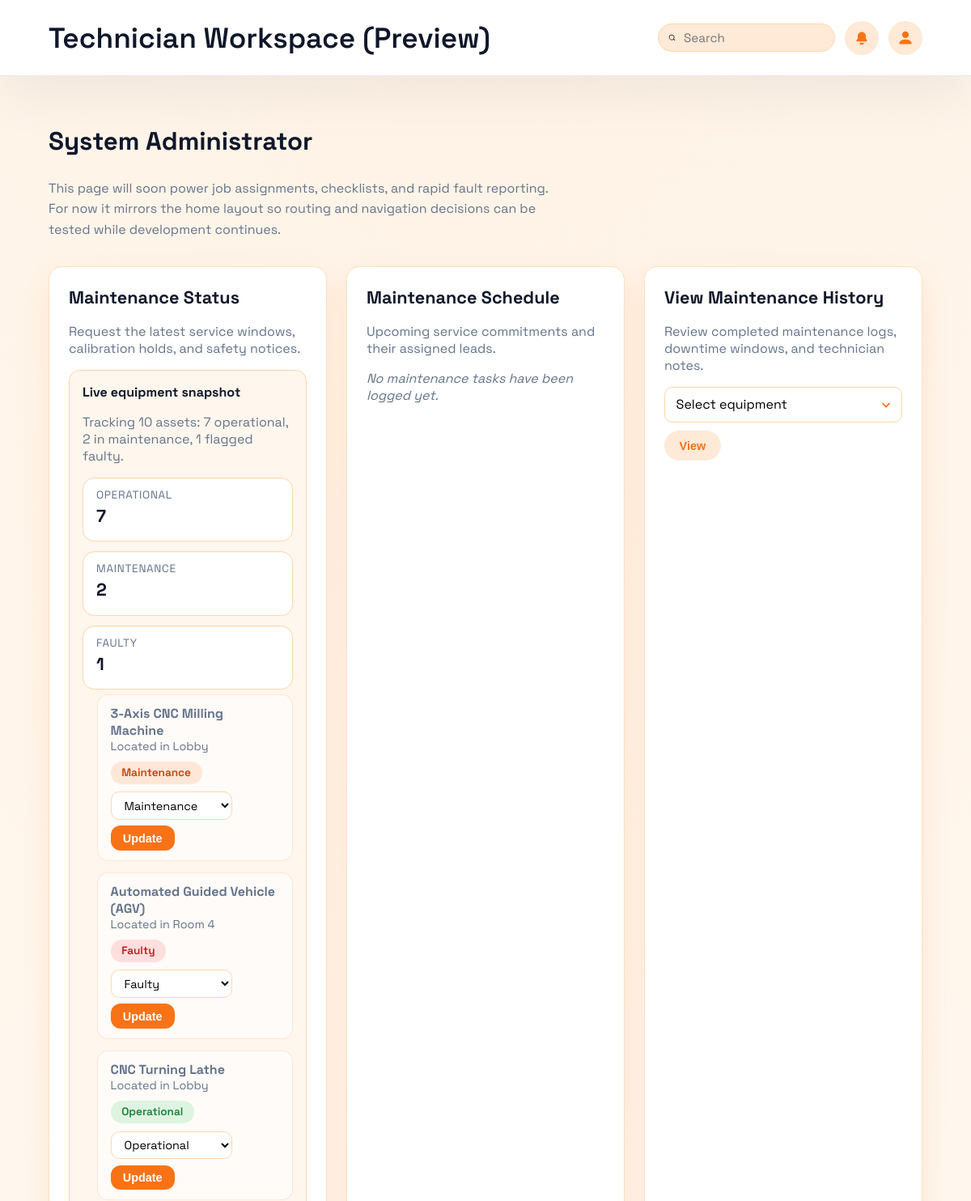
Before: /technician.php (signed in, upper part) with the older database file.
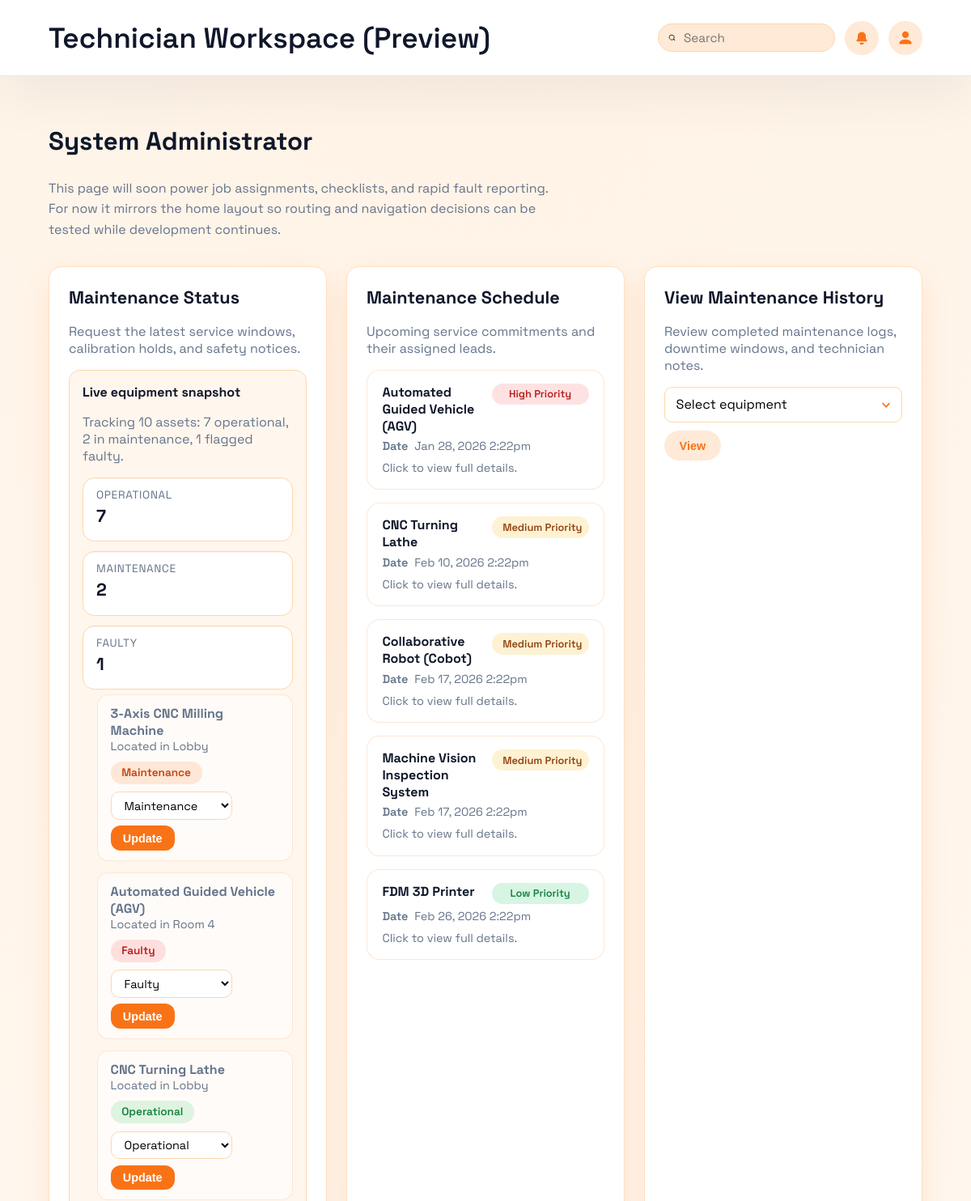
After: the same page with the newer database file.
### tables this page shows
CREATE TABLE `equipment` (
  `equipment_id` bigint(20) NOT NULL,
  `serial_no` varchar(80) DEFAULT NULL,
  `name` varchar(120) NOT NULL,
  `category` varchar(60) NOT NULL,
  `location` varchar(80) DEFAULT NULL,
  `manufacturer` varchar(80) DEFAULT NULL,
  `model` varchar(80) DEFAULT NULL,
  `risk_level` enum('low','medium','high') NOT NULL DEFAULT 'low',
  `current_status` enum('operational','maintenance','faulty') NOT NULL DEFAULT 'operational',
  `status_updated_at` datetime NOT NULL DEFAULT current_timestamp(),
  `status_updated_by` bigint(20) DEFAULT NULL,
  `notes` text DEFAULT NULL,
  `created_at` datetime NOT NULL DEFAULT current_timestamp(),
  `updated_at` datetime NOT NULL DEFAULT current_timestamp() ON UPDATE current_timestamp()
);

CREATE TABLE `maintenance_tasks` (
  `task_id` bigint(20) NOT NULL,
  `equipment_id` bigint(20) NOT NULL,
  `title` varchar(120) NOT NULL,
  `description` text DEFAULT NULL,
  `task_type` enum('preventive','corrective') NOT NULL DEFAULT 'corrective',
  `priority` enum('low','medium','high') NOT NULL DEFAULT 'medium',
  `status` enum('open','in_progress','done','cancelled') NOT NULL DEFAULT 'open',
  `manager_status` enum('submitted','approved','rejected') NOT NULL DEFAULT 'submitted',
  `manager_notes` text DEFAULT NULL,
  `manager_reviewed_by` bigint(20) DEFAULT NULL,
  `manager_reviewed_at` datetime DEFAULT NULL,
  `scheduled_for` datetime DEFAULT NULL,
  `assigned_to` bigint(20) DEFAULT NULL,
  `created_by` bigint(20) NOT NULL,
  `completed_at` datetime DEFAULT NULL,
  `created_at` datetime NOT NULL DEFAULT current_timestamp(),
  `updated_at` datetime NOT NULL DEFAULT current_timestamp() ON UPDATE current_timestamp()
);

### session.php (called while the page is built, shortened)
<?php
if (!function_exists('current_user')) {
	function current_user(): ?array
	{
		return [
			'user_id' => (int) ($_SESSION['user_id'] ?? 0),
			'admin_number' => (string) ($_SESSION['admin_number'] ?? ''),
			'role_id' => (int) ($_SESSION['role_id'] ?? 0),
			'role_name' => (string) ($_SESSION['role_name'] ?? ''),
			'full_name' => (string) ($_SESSION['full_name'] ?? ''),
		];
	}
}
if (!function_exists('require_login')) {
	function require_login(array $allowedRoles = []): array
	{
		$user = current_user();
		if (!empty($allowedRoles)) {
			$normalized = array_map(static function ($role): string {
				return strtolower(trim((string) $role));
			}, $allowedRoles);
			$currentRole = strtolower(trim((string) ($user['role_name'] ?? '')));
		}
		return $user;
	}
}

### technician.php (the view, shortened to what the changed rows need)
<?php
require_once __DIR__ . '/session.php';
require_once __DIR__ . '/db.php';
function build_equipment_status_snapshot(mysqli $conn): array
{
	$rows = [];
	$counts = [
		'operational' => 0,
		'maintenance' => 0,
		'faulty' => 0,
	];
	$result = mysqli_query(
		$conn,
		'SELECT equipment_id, name, location, current_status FROM equipment ORDER BY name ASC'
	);
	while ($row = mysqli_fetch_assoc($result)) {
		$status = (string) ($row['current_status'] ?? 'operational');
		$counts[$status]++;
		$rows[] = [
			'equipment_id' => (int) ($row['equipment_id'] ?? 0),
			'name' => trim((string) ($row['name'] ?? 'Unnamed equipment')),
			'location' => trim((string) ($row['location'] ?? '')),
			'current_status' => $status,
		];
	}
	$total = count($rows);
	$message = $total > 0
		? sprintf(
			'Tracking %d assets: %d operational, %d in maintenance, %d flagged faulty.',
			$total,
			(int) ($counts['operational'] ?? 0),
			(int) ($counts['maintenance'] ?? 0),
			(int) ($counts['faulty'] ?? 0)
		)
		: 'No equipment records were found.';
	return [
		'rows' => $rows,
		'counts' => $counts,
		'message' => $message,
		'error' => null,
	];
}
function fetch_upcoming_maintenance_tasks(mysqli $conn): array
{
	$tasks = [];
	$error = null;
	$sql = "SELECT
			mt.task_id,
			mt.title,
			mt.description,
			mt.task_type,
			mt.priority,
			mt.status,
			mt.manager_status,
			mt.scheduled_for,
			e.name AS equipment_name,
			u.full_name AS assigned_to_name
		FROM maintenance_tasks mt
		LEFT JOIN equipment e ON e.equipment_id = mt.equipment_id
		LEFT JOIN users u ON u.user_id = mt.assigned_to
		WHERE mt.status NOT IN ('done', 'cancelled')
			AND mt.manager_status = 'approved'
		ORDER BY
			CASE WHEN mt.scheduled_for IS NULL THEN 1 ELSE 0 END,
			mt.scheduled_for ASC,
			mt.created_at ASC";
	$result = mysqli_query($conn, $sql);
	if ($result === false) {
		$error = 'Unable to load maintenance tasks right now. Please try again later.';
	} else {
		while ($row = mysqli_fetch_assoc($result)) {
			$equipmentName = trim((string) ($row['equipment_name'] ?? ''));
			$title = trim((string) ($row['title'] ?? 'Untitled task'));
			$tasks[] = [
				'task_id' => (int) ($row['task_id'] ?? 0),
				'title' => $title,
				'description' => trim((string) ($row['description'] ?? '')),
				'task_type' => (string) ($row['task_type'] ?? 'corrective'),
				'priority' => (string) ($row['priority'] ?? 'medium'),
				'status' => (string) ($row['status'] ?? 'open'),
				'manager_status' => (string) ($row['manager_status'] ?? 'submitted'),
				'scheduled_for' => $row['scheduled_for'] ?? null,
				'equipment_name' => $equipmentName,
				'assigned_to_name' => trim((string) ($row['assigned_to_name'] ?? '')),
			];
		}
	}
	return [
		'tasks' => $tasks,
		'error' => $error,
	];
}
$currentUser = require_login(['technician', 'manager', 'admin']);
$userFullName = trim((string) ($currentUser['full_name'] ?? ''));
$maintenanceStatusVisible = false;
$equipmentStatusRows = [];
$maintenanceScheduleError = '';
$allowedEquipmentStatuses = ['operational', 'maintenance', 'faulty'];
$shouldLoadStatusSnapshot = true;
if ($shouldLoadStatusSnapshot) {
	$snapshot = build_equipment_status_snapshot($conn);
	if ($snapshot['error'] !== null) {
		$maintenanceStatusError = $snapshot['error'];
		$maintenanceStatusVisible = false;
		$maintenanceStatusUpdateNotice = '';
	} else {
		$maintenanceStatusVisible = true;
		$equipmentStatusRows = $snapshot['rows'];
	}
}
$scheduleResult = fetch_upcoming_maintenance_tasks($conn);
$maintenanceScheduleTasks = $scheduleResult['tasks'];
?>
<!DOCTYPE html>
<html lang="en">
	<head>
	</head>
	<body>
		<header>
			<div class="banner">
				<h1>Technician Workspace (Preview)</h1>
			</div>
		</header>
		<main>
			<div class="intro">
				<h2><?php echo htmlspecialchars($userFullName, ENT_QUOTES); ?></h2>
			</div>
			<section class="grid">
				<div class="card">
					<h2>Maintenance Status</h2>
					<?php if ($maintenanceStatusVisible): ?>
						<div class="status-panel" aria-live="polite">
							<?php if (!empty($equipmentStatusRows)): ?>
								<ul class="status-list">
									<?php foreach ($equipmentStatusRows as $equipmentRow): ?>
										<?php
											$rowEquipmentId = (int) ($equipmentRow['equipment_id'] ?? 0);
											$rowSelectId = 'status-select-' . $rowEquipmentId;
										?>
										<li class="status-row">
											<div class="status-info">
												<h3><?php echo htmlspecialchars($equipmentRow['name'], ENT_QUOTES); ?></h3>
												<?php if ($equipmentRow['location'] !== ''): ?>
													<p class="status-meta">Located in <?php echo htmlspecialchars($equipmentRow['location'], ENT_QUOTES); ?></p>
												<?php endif; ?>
											</div>
											<span class="status-badge status-<?php echo htmlspecialchars($equipmentRow['current_status'], ENT_QUOTES); ?>">
												<?php echo htmlspecialchars(ucfirst($equipmentRow['current_status']), ENT_QUOTES); ?>
											</span>
											<form class="status-edit-form" method="post" action="technician.php">
												<select name="new_status" id="<?php echo htmlspecialchars($rowSelectId, ENT_QUOTES); ?>">
													<?php foreach ($allowedEquipmentStatuses as $statusOption): ?>
														<option value="<?php echo htmlspecialchars($statusOption, ENT_QUOTES); ?>" <?php echo $equipmentRow['current_status'] === $statusOption ? 'selected' : ''; ?>>
															<?php echo htmlspecialchars(ucfirst($statusOption), ENT_QUOTES); ?>
														</option>
													<?php endforeach; ?>
												</select>
												<button type="submit">Update</button>
											</form>
										</li>
									<?php endforeach; ?>
								</ul>
							<?php endif; ?>
						</div>
					<?php endif; ?>
				</div>
				<div class="card">
					<h2>Maintenance Schedule</h2>
					<p>Upcoming service commitments and their assigned leads.</p>
					<?php if (empty($maintenanceScheduleTasks) && $maintenanceScheduleError === ''): ?>
						<p class="task-empty">No maintenance tasks have been logged yet.</p>
					<?php else: ?>
						<ul class="task-list">
							<?php foreach ($maintenanceScheduleTasks as $task): ?>
								<?php
									$scheduledLabel = 'Awaiting slot';
									if (!empty($task['scheduled_for'])) {
										$scheduledTime = date_create($task['scheduled_for']);
										if ($scheduledTime !== false) {
											$scheduledLabel = $scheduledTime->format('M j, Y g:ia');
										} else {
											$scheduledLabel = $task['scheduled_for'];
										}
									}
								?>
								<li>
									<details class="task-item">
										<summary>
											<div class="task-item-header">
												<h3><?php echo htmlspecialchars($task['equipment_name'], ENT_QUOTES); ?></h3>
												<span class="task-pill task-pill-priority-<?php echo htmlspecialchars($task['priority'], ENT_QUOTES); ?>">
													<?php echo htmlspecialchars(ucfirst($task['priority']), ENT_QUOTES); ?> priority
												</span>
											</div>
											<p class="task-meta">
												<span><strong>Date</strong> <?php echo htmlspecialchars($scheduledLabel, ENT_QUOTES); ?></span>
											</p>
											<p class="task-summary">Click to view full details.</p>
										</summary>
									</details>
								</li>
							<?php endforeach; ?>
						</ul>
					<?php endif; ?>
				</div>
				<div class="card">
					<h2>View Maintenance History</h2>
				</div>
			</section>
		</main>
	</body>
</html>

Changed rows visible on the page:
now on this page (row edited): maintenance_tasks: equipment.name "Automated Guided Vehicle (AGV)", priority "High", scheduled_for "Jan 28, 2026 2:22pm"
now on this page (row edited): maintenance_tasks: equipment.name "CNC Turning Lathe", priority "Medium", scheduled_for "Feb 10, 2026 2:22pm"
now on this page (row edited): maintenance_tasks: equipment.name "Collaborative Robot (Cobot)", priority "Medium", scheduled_for "Feb 17, 2026 2:22pm"
now on this page (row edited): maintenance_tasks: equipment.name "Machine Vision Inspection System", priority "Medium", scheduled_for "Feb 17, 2026 2:22pm"
now on this page (row edited): maintenance_tasks: equipment.name "FDM 3D Printer", priority "Low", scheduled_for "Feb 26, 2026 2:22pm"
Other visible differences:
text no longer shown: "No maintenance tasks have been logged yet."
